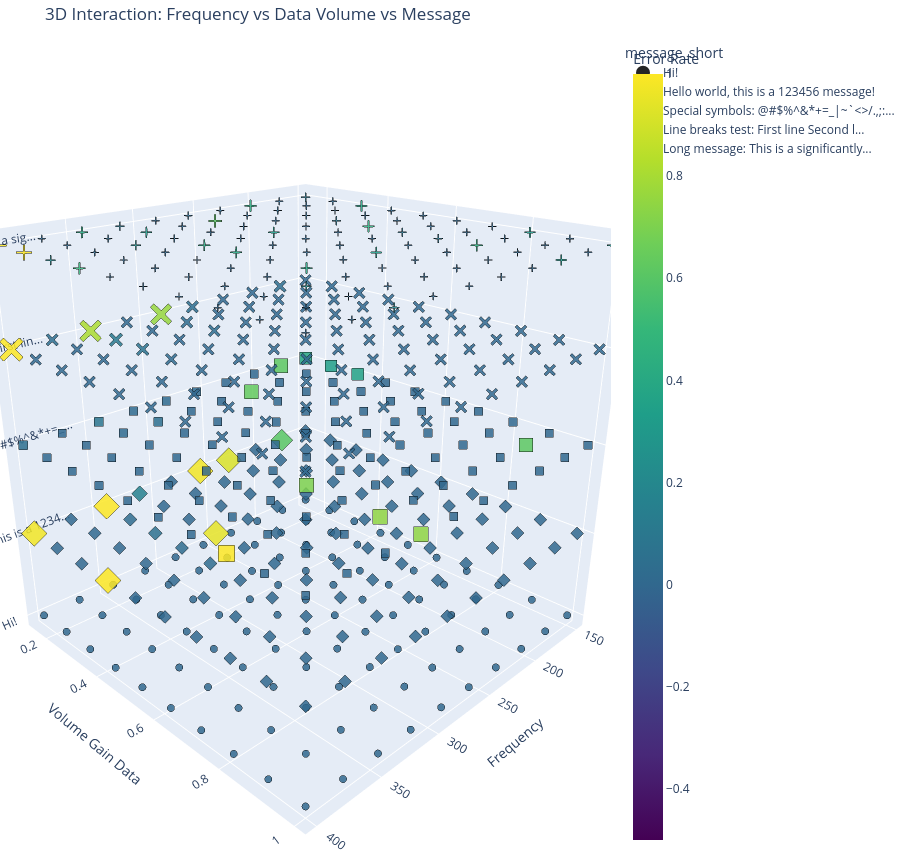

The notebook cell this image was saved under:
### Markdown cell above
## 3D Interaction: Frequency, Data Volume, and Message
This plot shows interaction between `frequency`, `volume_gain_data`, and message index.
Color and marker size encode `error_rate` (lower is better).

### Code cell
import plotly.express as px

plot_df = prepare_plot_df(df).copy()
plot_df["error_rate_clipped"] = plot_df["error_rate"].clip(0, 1)
plot_df["marker_size"] = 6 + plot_df["error_rate_clipped"] * 18

message_order = plot_df["message_label"].drop_duplicates().tolist()
message_to_idx = {message: idx for idx, message in enumerate(message_order)}
plot_df["message_idx"] = plot_df["message_label"].map(message_to_idx)
plot_df["message_short"] = plot_df["message_label"].map(lambda m: shorten_message(m, 40))

fig = px.scatter_3d(
    plot_df,
    x="frequency",
    y="volume_gain_data",
    z="message_idx",
    color="error_rate",
    size="marker_size",
    symbol="message_short",
    size_max=24,
    color_continuous_scale="Viridis",
    opacity=0.85,
    title="3D Interaction: Frequency vs Data Volume vs Message",
    labels={
        "frequency": "Frequency",
        "volume_gain_data": "Volume Gain Data",
        "message_idx": "Message",
        "error_rate": "Error Rate",
    },
)

fig.update_traces(
    marker={
        "line": {"width": 0.5, "color": "black"},
    }
)

fig.update_layout(
    scene={
        "camera": {"eye": {"x": 1.5, "y": 1.5, "z": 0.9}},
        "zaxis": {
            "tickvals": list(range(len(message_order))),
            "ticktext": [shorten_message(message, 30) for message in message_order],
        },
    },
    margin={"l": 0, "r": 0, "t": 40, "b": 0},
    height=850,
)

fig.show()
